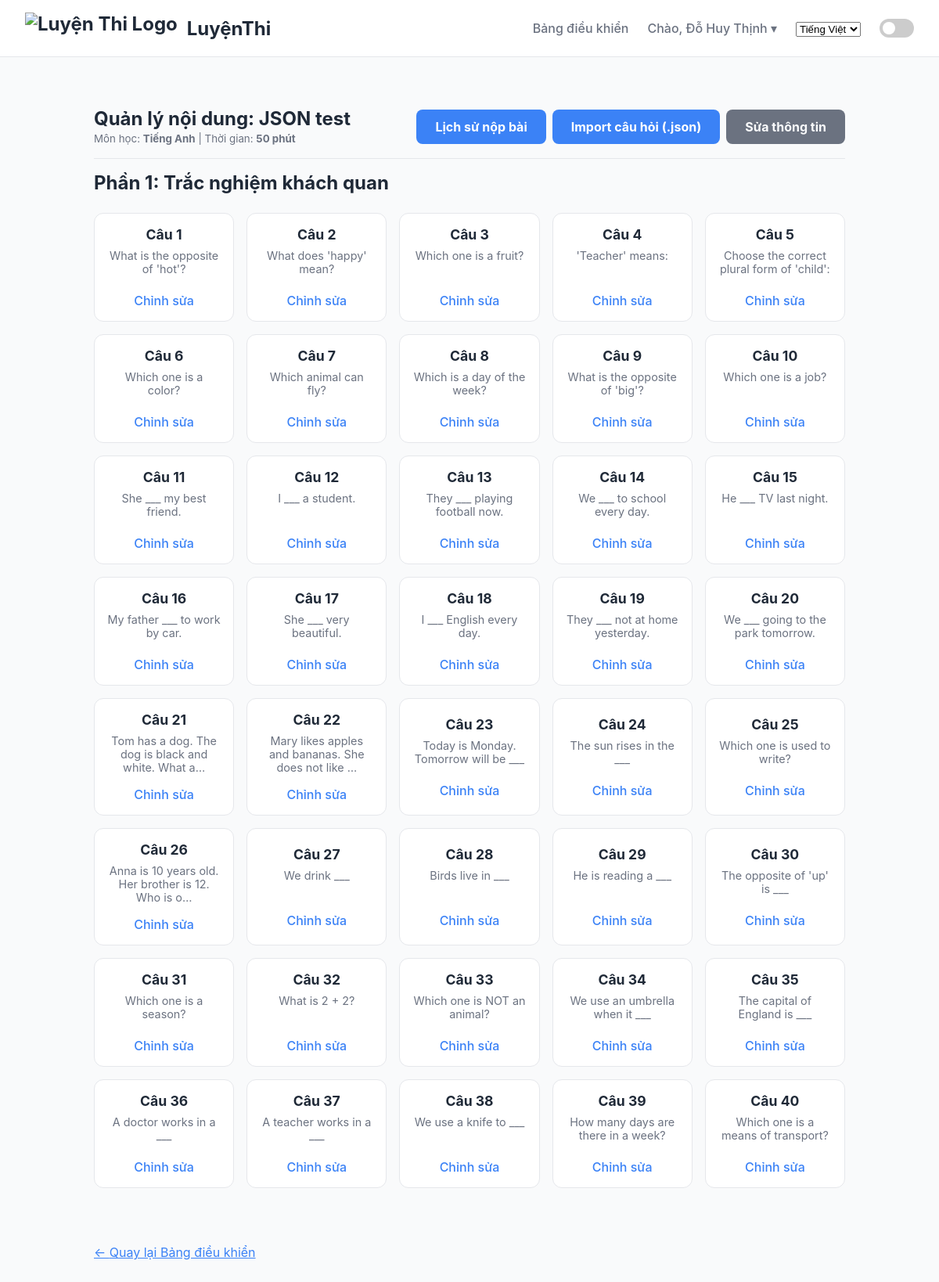
The app's page /vi/dashboard/exam/13/ (signed in) with its own data.
### quizapp/models.py (models this page shows, shortened)
class User(AbstractUser):
    class Role(models.TextChoices):
        STUDENT = 'STUDENT', _('Học sinh')
        TEACHER = 'TEACHER', _('Giáo viên')
    first_name = models.CharField(_("Họ và Tên"), max_length=150, blank=False)
    last_name = models.CharField(_("last name"), max_length=150, blank=True, editable=False)
    email = models.EmailField(_("email address"), unique=True)
    role = models.CharField(max_length=50, choices=Role.choices, default=Role.STUDENT)
    school = models.CharField(max_length=255, blank=True, verbose_name=_("Trường"))
    school_class = models.CharField(max_length=50, blank=True, verbose_name=_("Lớp"))
    date_of_birth = models.DateField(null=True, blank=True, verbose_name=_("Ngày Sinh"))
    phone_number = models.CharField(max_length=15, blank=True, verbose_name=_("Số điện thoại"))

class Exam(models.Model):
    class SubjectType(models.TextChoices):
        MATH = 'MATH', _('Toán')
        PHYSICS = 'PHYSICS', _('Vật lý')
        CHEMISTRY = 'CHEMISTRY', _('Hóa học')
        BIOLOGY = 'BIOLOGY', _('Sinh học')
        HISTORY = 'HISTORY', _('Lịch sử')
        GEOGRAPHY = 'GEOGRAPHY', _('Địa lí')
        CIVIC_EDUCATION = 'CIVIC_EDUCATION', _('Giáo dục công dân')
        ENGLISH = 'ENGLISH', _('Tiếng Anh')
        TSA = 'TSA', _('Đánh giá tư duy (TSA)')
        OTHER = 'OTHER', _('Môn khác')
    class Visibility(models.TextChoices):
        PUBLIC = 'PUBLIC', _('Công khai')
        PRIVATE = 'PRIVATE', _('Riêng tư (yêu cầu mã)')
    title = models.CharField(max_length=255, verbose_name=_("Tiêu đề kỳ thi"))
    description = models.TextField(blank=True, null=True, verbose_name=_("Mô tả"))
    owner = models.ForeignKey(settings.AUTH_USER_MODEL, on_delete=models.CASCADE, related_name='exams')
    subject = models.CharField(max_length=20, choices=SubjectType.choices, default=SubjectType.OTHER, verbose_name=_("Môn học (cho cấu trúc chuẩn)"))
    duration_minutes = models.PositiveIntegerField(default=50, verbose_name=_("Thời gian làm bài (phút)"))
    is_custom = models.BooleanField(default=False, verbose_name=_("Cấu trúc tùy chỉnh"))
    code = models.CharField(max_length=8, unique=True, blank=True, default=generate_exam_code, verbose_name=_("Mã bài thi"))
    visibility = models.CharField(max_length=10, choices=Visibility.choices, default=Visibility.PUBLIC, verbose_name=_("Chế độ hiển thị"))
    created_at = models.DateTimeField(auto_now_add=True)
    updated_at = models.DateTimeField(auto_now=True)
    class Meta: ordering = ['-created_at']

class Question(models.Model):
    class QuestionType(models.TextChoices):
        SINGLE = 'SINGLE', _('Trắc nghiệm - Chọn 1')
        MULTIPLE = 'MULTIPLE', _('Trắc nghiệm - Chọn nhiều')
        TRUE_FALSE = 'TRUE_FALSE', _('Đúng / Sai')
        FILL_IN_BLANK = 'FILL_IN_BLANK', _('Điền vào chỗ trống')
        MATCHING = 'MATCHING', _('Ghép đôi')
    exam = models.ForeignKey(Exam, on_delete=models.CASCADE, related_name='questions')
    text = models.TextField(verbose_name=_("Nội dung câu hỏi / Hướng dẫn"))
    question_type = models.CharField(max_length=20, choices=QuestionType.choices, default=QuestionType.SINGLE, verbose_name=_("Loại câu hỏi"))
    order = models.PositiveIntegerField(default=0, verbose_name=_("Thứ tự trong phần"))
    passage = models.ForeignKey(ReadingPassage, on_delete=models.CASCADE, related_name='questions', null=True, blank=True, verbose_name=_("Ngữ liệu Đọc hiểu (nếu có)"))
    class Meta: ordering = ['order']

### quizapp/views.py (the view, shortened to what this page needs)
# urls.py: path('dashboard/exam/<int:pk>/', views.exam_detail_teacher, name='exam_detail_teacher'),
@login_required
@user_passes_test(is_teacher)
def exam_detail_teacher(request, pk):
    exam = get_object_or_404(Exam, pk=pk)
    if exam.owner != request.user:
        return HttpResponseForbidden(_("Bạn không có quyền truy cập trang này."))
    structured_exam = {}
    total_question_counter = 1
    if exam.is_custom:
        structure_config = {section.title: {'type': section.question_type, 'count': section.question_count} for section in exam.sections.all()}
    else:
        structure_key = SUBJECT_TO_STRUCTURE_KEY.get(exam.subject, 'NATURAL_SCIENCES')
        structure_config = EXAM_STRUCTURE.get(structure_key, {})
    passages = None
    existing_questions = list(exam.questions.all().order_by('passage__order', 'order'))
    for section_title, config in structure_config.items():
        q_type = config['type']
        count = config['count']
        passage_order = config.get('passage_order')
        slots = []
        if passage_order:
            questions_of_this_type = [q for q in existing_questions if q.passage and q.passage.order == passage_order]
        else:
            questions_of_this_type = [q for q in existing_questions if q.question_type == q_type and not q.passage]
        for i in range(count):
            slot_data = {'display_order': total_question_counter, 'question': None, 'is_placeholder': True, 'order_in_type': i + 1}
            found_question = next((q for q in questions_of_this_type if q.order == i + 1), None)
            if found_question:
                slot_data['question'] = found_question
                slot_data['is_placeholder'] = False
            slots.append(slot_data)
            total_question_counter += 1
        structured_exam[section_title] = {'slots': slots, 'question_type_value': q_type, 'passage_order': passage_order}
    context = {'exam': exam, 'structured_exam': structured_exam, 'passages': passages}
    return render(request, 'dashboard/exam_detail_teacher.html', context)

### quizapp/views.py (called while the page is built)
def is_teacher(user):
    return user.is_authenticated and user.role == User.Role.TEACHER

### quizapp/templates/dashboard/exam_detail_teacher.html (shortened to what this page needs)
{% extends "base.html" %}
{% load i18n %}
{% block content %}
<div class="page-header">
    <div>
        <h2>{% trans "Quản lý nội dung" %}: {{ exam.title }}</h2>
        <small style="color: var(--text-secondary);">
            {% trans "Môn học" %}: <strong>{{ exam.get_subject_display }}</strong> | {% trans "Thời gian" %}: <strong>{{ exam.duration_minutes }} {% trans "phút" %}</strong>
        </small>
    </div>
    <div style="display: flex; gap: 0.5rem;">
        <a href="{% url 'exam_result_history' pk=exam.pk %}" class="btn btn-primary">{% trans "Lịch sử nộp bài" %}</a>
        <a href="{% url 'import_questions' pk=exam.pk %}" class="btn btn-primary">{% trans "Import câu hỏi (.json)" %}</a>
        <a href="{% url 'exam_update' pk=exam.pk %}" class="btn" style="background-color: var(--text-secondary); color: var(--bg-primary);">{% trans "Sửa thông tin" %}</a>
    </div>
</div>
{% for section_title, section_data in structured_exam.items %}
<div class="exam-section">
    <h3>{{ section_title }}</h3>
    <div class="question-grid">
        {% for slot in section_data.slots %}
            <div class="question-slot {% if slot.is_placeholder %}placeholder{% endif %}">
                {% if slot.is_placeholder %}
                    <a href="{% url 'question_create' exam_pk=exam.pk %}?type={{ section_data.question_type_value }}&order={{ slot.order_in_type }}">
                        <div class="slot-order">{% trans "Câu" %} {{ slot.display_order }}</div>
                        <div class="slot-text">({% trans "Trống" %})</div>
                        <div class="slot-action action-create">{% trans "Tạo câu hỏi" %}</div>
                    </a>
                {% else %}
                    <a href="{% url 'question_update' exam_pk=exam.pk question_pk=slot.question.pk %}">
                        <div class="slot-order">{% trans "Câu" %} {{ slot.display_order }}</div>
                        <div class="slot-text">{{ slot.question.text|truncatechars:50 }}</div>
                        <div class="slot-action action-edit">{% trans "Chỉnh sửa" %}</div>
                    </a>
                {% endif %}
            </div>
        {% endfor %}
    </div>
</div>
{% endfor %}
<a href="{% url 'teacher_dashboard' %}" style="margin-top: 2rem; display: inline-block; color: var(--accent);">&larr; {% trans "Quay lại Bảng điều khiển" %}</a>
{% endblock %}

### quizapp/templates/base.html (shortened to what this page needs)
{% load i18n %}
<!DOCTYPE html>
<html lang="{{ request.LANGUAGE_CODE }}">
<head>
</head>
<body>
    <nav>
        <div class="logo">
            <a href="{% url 'home' %}">
                <img src="https://i.postimg.cc/9fV6g5nS/logo-onthi.png" alt="Luyện Thi Logo">
                <span>{% trans "LuyệnThi" %}</span>
            </a>
        </div>
        <div class="nav-links">
            {% if user.is_authenticated %}
                {% if user.role == 'TEACHER' %}
                    <a href="{% url 'teacher_dashboard' %}">{% trans "Bảng điều khiển" %}</a>
                {% elif user.role == 'STUDENT' %}
                    <a href="{% url 'student_exam_list' %}">{% trans "Danh sách bài thi" %}</a>
                    <a href="{% url 'student_result_history' %}">{% trans "Lịch sử" %}</a>
                {% endif %}
                <div class="user-menu">
                    <span class="username-display">{% trans "Chào" %}, {{ user.first_name|default:user.username }} &#9662;</span>
                </div>
            {% else %}
                <a href="{% url 'login' %}">{% trans "Đăng nhập" %}</a>
                <a href="{% url 'register' %}" class="button">{% trans "Đăng ký" %}</a>
            {% endif %}
            <div class="language-switcher">
                <form action="{% url 'set_language' %}" method="post" id="language-form">
                    <select name="language" id="language-select" onchange="this.form.submit()">
                        {% get_current_language as CURRENT_LANGUAGE %}
                        {% get_available_languages as AVAILABLE_LANGUAGES %}
                        {% for lang_code, lang_name in AVAILABLE_LANGUAGES %}
                            <option value="{{ lang_code }}" {% if lang_code == CURRENT_LANGUAGE %}selected{% endif %}>
                                {{ lang_name }}
                            </option>
                        {% endfor %}
                    </select>
                </form>
            </div>
            <div class="theme-switch-wrapper">
              <label class="theme-switch" for="checkbox">
                <div class="slider round"></div>
              </label>
            </div>
        </div>
    </nav>
    <main class="main-content">
        {% block content %}{% endblock %}
    </main>
</body>
</html>

### quizapp/templates/base.html (style rules this page uses)
:root { --font-sans: -apple-system, BlinkMacSystemFont, "Segoe UI", Roboto, "Helvetica Neue", Arial, sans-serif; --bg-primary: #F9FAFB; --bg-surface: #FFFFFF; --text-primary: #1F2937; --text-secondary: #6B7280; --accent: #3B82F6; --cta: #F97316; --border: #E5E7EB; --error: #DC2626; --success: #10B981; }
* { box-sizing: border-box; margin: 0; padding: 0; }
body { font-family: var(--font-sans); background-color: var(--bg-primary); color: var(--text-primary); transition: background-color 0.3s, color 0.3s; }
nav { background-color: var(--bg-surface); padding: 1rem 2rem; display: flex; justify-content: space-between; align-items: center; border-bottom: 1px solid var(--border); position: sticky; top: 0; z-index: 100; }
nav .logo a { color: var(--text-primary); text-decoration: none; font-weight: bold; font-size: 1.5rem; display: flex; align-items: center; gap: 0.75rem; }
nav .logo img { height: 40px; }
nav .nav-links { display: flex; align-items: center; gap: 1.5rem; }
nav .nav-links a, nav .nav-links span { color: var(--text-secondary); text-decoration: none; font-weight: 500; transition: color 0.2s; }
.main-content { max-width: 1024px; margin: 2rem auto; padding: 2rem; }
.btn { display: inline-block; padding: 0.75rem 1.5rem; border: none; border-radius: 0.5rem; font-weight: bold; cursor: pointer; text-decoration: none; text-align: center; transition: transform 0.2s, opacity 0.2s; }
.btn-primary { background-color: var(--accent); color: white; }
.user-menu { position: relative; display: inline-block; }
.username-display { cursor: pointer; color: var(--text-primary); font-weight: 500; }
.theme-switch-wrapper { display: flex; align-items: center; }
.theme-switch { display: inline-block; height: 24px; position: relative; width: 44px; }
.slider { background-color: #ccc; bottom: 0; cursor: pointer; left: 0; position: absolute; right: 0; top: 0; transition: .4s; border-radius: 24px; }
.slider:before { background-color: #fff; bottom: 4px; content: ""; height: 16px; left: 4px; position: absolute; transition: .4s; width: 16px; border-radius: 50%; }

### quizapp/templates/dashboard/exam_detail_teacher.html (style rules this page uses)
.page-header { margin-bottom: 1rem; display: flex; justify-content: space-between; align-items: center; flex-wrap: wrap; padding-bottom: 1rem; border-bottom: 1px solid var(--border); }
.exam-section { margin-bottom: 2.5rem; }
.exam-section h3 { font-size: 1.5em; color: var(--text-primary); margin-bottom: 1.5rem; }
.question-grid { display: grid; grid-template-columns: repeat(auto-fill, minmax(160px, 1fr)); gap: 1rem; }
.question-slot { background-color: var(--bg-surface); border: 1px solid var(--border); border-radius: 0.75rem; padding: 1rem; text-align: center; transition: all 0.2s ease-in-out; }
.question-slot a { text-decoration: none; color: var(--text-secondary); display: flex; flex-direction: column; height: 100%; justify-content: center; }
.slot-order { font-weight: bold; font-size: 1.1em; margin-bottom: 0.5rem; color: var(--text-primary); }
.slot-text { font-size: 0.9em; min-height: 40px; }
.slot-action { margin-top: 1rem; font-weight: 500; }
.action-edit { color: var(--accent); }

### records on screen
User: first_name "Đỗ Huy Thịnh"
Exam: title "JSON test", subject "Tiếng Anh", duration_minutes "50"
Question: display_order "1", question.text "What is the opposite of 'hot'?"
Question: display_order "2", question.text "What does 'happy' mean?"
Question: display_order "3", question.text "Which one is a fruit?"
Question: display_order "4", question.text "'Teacher' means:"
Question: display_order "5", question.text "Choose the correct plural form of 'child':"
Question: display_order "6", question.text "Which one is a color?"
Question: display_order "7", question.text "Which animal can fly?"
Question: display_order "8", question.text "Which is a day of the week?"
Question: display_order "9", question.text "What is the opposite of 'big'?"
Question: display_order "10", question.text "Which one is a job?"
Question: display_order "11", question.text "She ___ my best friend."
Question: display_order "12", question.text "I ___ a student."
Question: display_order "13", question.text "They ___ playing football now."
Question: display_order "14", question.text "We ___ to school every day."
Question: display_order "15", question.text "He ___ TV last night."
Question: display_order "16", question.text "My father ___ to work by car."
Question: display_order "17", question.text "She ___ very beautiful."
Question: display_order "18", question.text "I ___ English every day."
Question: display_order "19", question.text "They ___ not at home yesterday."
Question: display_order "20", question.text "We ___ going to the park tomorrow."
Question: display_order "21", question.text "Tom has a dog. The dog is black and white. What a…"
Question: display_order "22", question.text "Mary likes apples and bananas. She does not like …"
Question: display_order "23", question.text "Today is Monday. Tomorrow will be ___"
Question: display_order "24", question.text "The sun rises in the ___"
Question: display_order "25", question.text "Which one is used to write?"
Question: display_order "26", question.text "Anna is 10 years old. Her brother is 12. Who is o…"
Question: display_order "27", question.text "We drink ___"
Question: display_order "28", question.text "Birds live in ___"
Question: display_order "29", question.text "He is reading a ___"
Question: display_order "30", question.text "The opposite of 'up' is ___"
Question: display_order "31", question.text "Which one is a season?"
Question: display_order "32", question.text "What is 2 + 2?"
Question: display_order "33", question.text "Which one is NOT an animal?"
Question: display_order "34", question.text "We use an umbrella when it ___"
Question: display_order "35", question.text "The capital of England is ___"
Question: display_order "36", question.text "A doctor works in a ___"
Question: display_order "37", question.text "A teacher works in a ___"
Question: display_order "38", question.text "We use a knife to ___"
Question: display_order "39", question.text "How many days are there in a week?"
Question: display_order "40", question.text "Which one is a means of transport?"

### other values on screen
{{ section_title }} "Phần 1: Trắc nghiệm khách quan"
form field language "Tiếng Việt"
